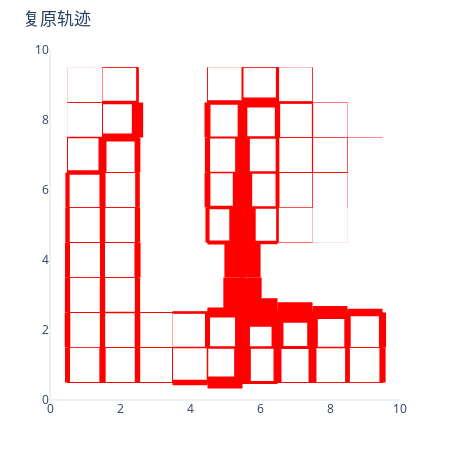

The notebook cell this image was saved under:
### Code cell
world_trajGen.ShowTrajs_Learner()
